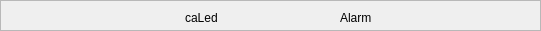
      <widget class="QFrame" name="frame_Test_LineEdit_17">
       <property name="geometry">
        <rect>
         <x>5</x>
         <y>420</y>
         <width>541</width>
         <height>31</height>
        </rect>
       </property>
       <property name="frameShape">
        <enum>QFrame::StyledPanel</enum>
       </property>
       <property name="frameShadow">
        <enum>QFrame::Raised</enum>
       </property>
       <widget class="caLed" name="caled_3">
        <property name="geometry">
         <rect>
          <x>5</x>
          <y>0</y>
          <width>30</width>
          <height>30</height>
         </rect>
        </property>
        <property name="channel" stdset="0">
         <string notr="true">$(DEVICE):OP:demoBI</string>
        </property>
        <property name="colorMode">
         <enum>caLed::Alarm</enum>
        </property>
       </widget>
       <widget class="caLabel" name="caLabel_259">
        <property name="geometry">
         <rect>
          <x>185</x>
          <y>10</y>
          <width>66</width>
          <height>16</height>
         </rect>
        </property>
        <property name="font">
         <font>
          <pointsize>9</pointsize>
         </font>
        </property>
        <property name="frameShape">
         <enum>QFrame::NoFrame</enum>
        </property>
        <property name="text">
         <string>caLed</string>
        </property>
        <property name="alignment">
         <set>Qt::AlignAbsolute|Qt::AlignLeading|Qt::AlignLeft|Qt::AlignVCenter</set>
        </property>
        <property name="fontScaleMode">
         <enum>ESimpleLabel::Height</enum>
        </property>
        <property name="foreground">
         <color>
          <red>0</red>
          <green>0</green>
          <blue>0</blue>
         </color>
        </property>
        <property name="background">
         <color alpha="0">
          <red>0</red>
          <green>0</green>
          <blue>0</blue>
         </color>
        </property>
       </widget>
       <widget class="caLabel" name="caLabel_260">
        <property name="geometry">
         <rect>
          <x>340</x>
          <y>10</y>
          <width>86</width>
          <height>16</height>
         </rect>
        </property>
        <property name="font">
         <font>
          <pointsize>9</pointsize>
         </font>
        </property>
        <property name="frameShape">
         <enum>QFrame::NoFrame</enum>
        </property>
        <property name="text">
         <string>Alarm</string>
        </property>
        <property name="alignment">
         <set>Qt::AlignAbsolute|Qt::AlignLeading|Qt::AlignLeft|Qt::AlignVCenter</set>
        </property>
        <property name="fontScaleMode">
         <enum>ESimpleLabel::Height</enum>
        </property>
        <property name="foreground">
         <color>
          <red>0</red>
          <green>0</green>
          <blue>0</blue>
         </color>
        </property>
        <property name="background">
         <color alpha="0">
          <red>0</red>
          <green>0</green>
          <blue>0</blue>
         </color>
        </property>
       </widget>
      </widget>
